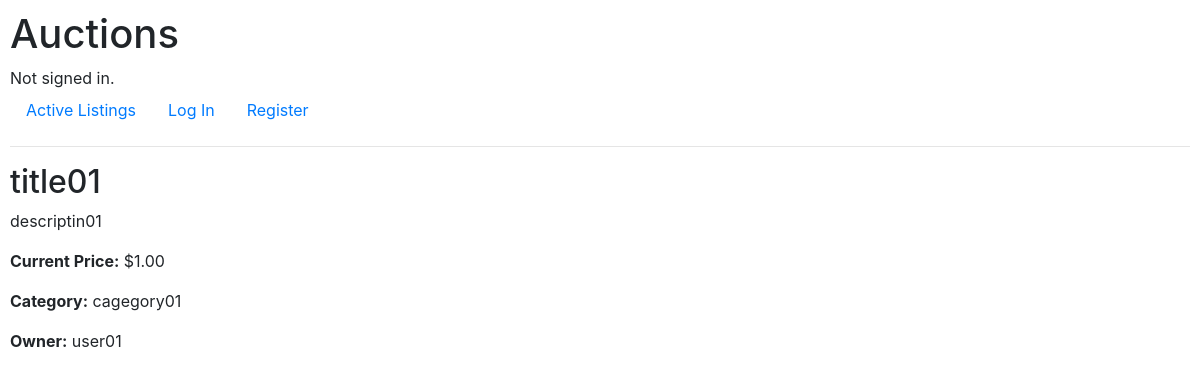
/listing/4, run on the app's committed database.
### auctions/models.py (models this page shows, shortened)
class Listing(models.Model):
    title = models.CharField(max_length=100)
    description = models.TextField()
    starting_bid = models.DecimalField(max_digits=10, decimal_places=2)
    image_url = models.URLField(blank=True, null=True)
    category = models.ForeignKey(Category, on_delete=models.SET_NULL, null=True, blank=True)
    owner = models.ForeignKey(User, on_delete=models.CASCADE)
    is_active = models.BooleanField(default=True)

class Category(models.Model):
    name = models.CharField(max_length=64, unique=True)

class User(AbstractUser):
    pass

### auctions/views.py (the view)
# urls.py: path("listing/<int:listing_id>", views.listing_page, name="listing_page"),
def listing_page(request, listing_id):
    listing = get_object_or_404(Listing, id=listing_id)
    highest_bid = listing.bids.order_by('-amount').first()
    is_watching = Watchlist.objects.filter(user=request.user, listing=listing).exists() if request.user.is_authenticated else False
    return render(request, "auctions/listing.html", {
        "listing": listing,
        "highest_bid": highest_bid,
        "is_watching": is_watching
    })

### auctions/templates/auctions/listing.html (shortened to what this page needs)
{% extends "auctions/layout.html" %}
{% block body %}
    <h2>{{ listing.title }}</h2>
    <p>{{ listing.description }}</p>
    <p><strong>Current Price:</strong> ${{ highest_bid.amount|default:listing.starting_bid }}</p>
    <p><strong>Category:</strong> {{ listing.category.name|default:"None" }}</p>
    <p><strong>Owner:</strong> {{ listing.owner.username }}</p>
{% endblock %}

### auctions/static/auctions/styles.css (style rules this page uses)
body { padding: 10px; }

### data on the page
Listing: title "title01", description "descriptin01", amount "1.00", category.name "cagegory01", owner.username "user01"
